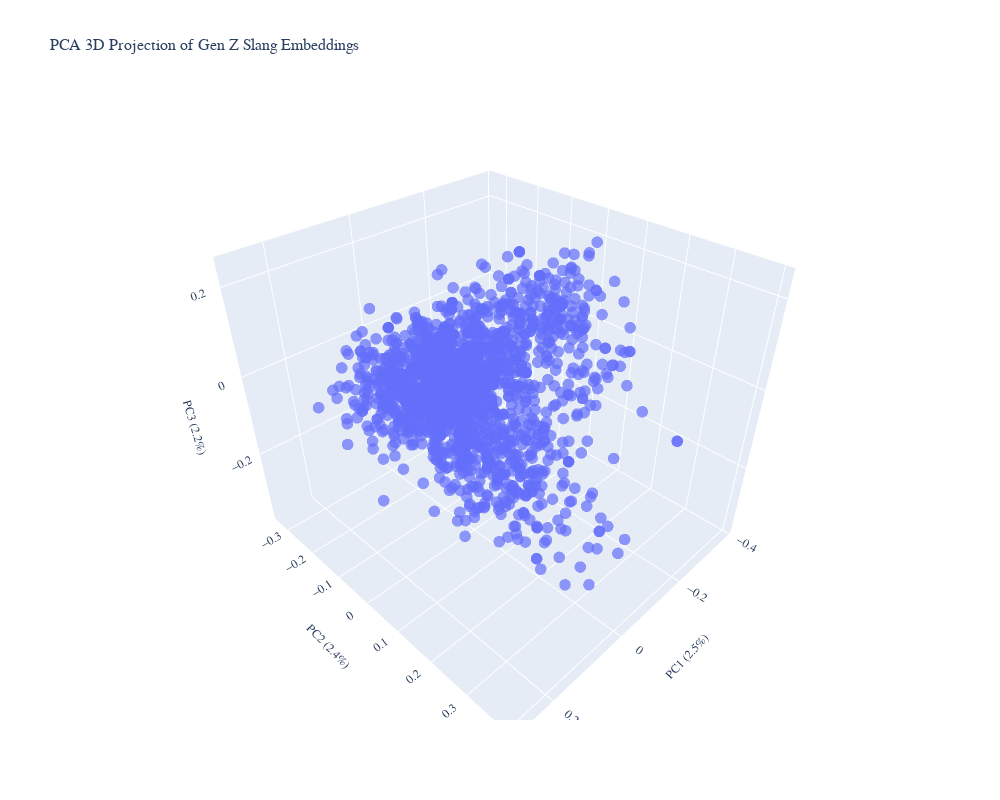

Notebook code cell kept with this figure:
### Code cell
fig_pca = px.scatter_3d(
    pca_df,
    x="PC1",
    y="PC2",
    z="PC3",
    hover_data=["slang", "description"],
    title="PCA 3D Projection of Gen Z Slang Embeddings",
    labels={
        "PC1": f"PC1 ({explained_var[0]:.1%})",
        "PC2": f"PC2 ({explained_var[1]:.1%})",
        "PC3": f"PC3 ({explained_var[2]:.1%})",
    },
)

fig_pca.update_traces(marker=dict(size=4, opacity=0.7))
fig_pca.update_layout(
    width=1000,
    height=800,
    font=dict(family="Times New Roman", size=12),
    title=dict(font=dict(size=16)),
    scene=dict(
        xaxis=dict(title=dict(font=dict(size=12))),
        yaxis=dict(title=dict(font=dict(size=12))),
        zaxis=dict(title=dict(font=dict(size=12))),
    ),
)

fig_pca.show()

### Figure 1 — Plotly figure (JSON) as saved in the notebook; plotly's stock layout.template omitted (floating-point values rounded to 4 significant figures; data arrays with more than 128 entries replaced by an {"elided": "..."} marker saying what was removed)
{"data": [{"customdata": {"elided": "1779x2 str values"}, "hovertemplate": "PC1 (2.5%)=%{x}<br>PC2 (2.4%)=%{y}<br>PC3 (2.2%)=%{z}<br>slang=%{customdata[0]}<br>description=%{customdata[1]}<extra></extra>", "legendgroup": "", "marker": {"color": "#636efa", "opacity": 0.7, "size": 4, "symbol": "circle"}, "mode": "markers", "name": "", "scene": "scene", "showlegend": false, "type": "scatter3d", "x": {"elided": "1779 float values"}, "y": {"elided": "1779 float values"}, "z": {"elided": "1779 float values"}}], "layout": {"font": {"family": "Times New Roman", "size": 12}, "height": 800, "legend": {"tracegroupgap": 0}, "scene": {"domain": {"x": [0, 1], "y": [0, 1]}, "xaxis": {"title": {"font": {"size": 12}, "text": "PC1 (2.5%)"}}, "yaxis": {"title": {"font": {"size": 12}, "text": "PC2 (2.4%)"}}, "zaxis": {"title": {"font": {"size": 12}, "text": "PC3 (2.2%)"}}}, "title": {"font": {"size": 16}, "text": "PCA 3D Projection of Gen Z Slang Embeddings"}, "width": 1000}}
